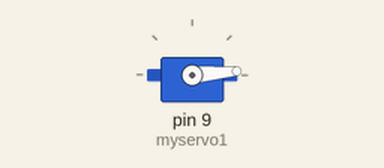
A sketch run on a simulated Arduino Uno, built with avr-gcc and run on an emulated ATmega328P. On the bench: servo.

Above: at 0.05 s.
Timing chart, 0 to 3.0 s (numbered marks = the images above):
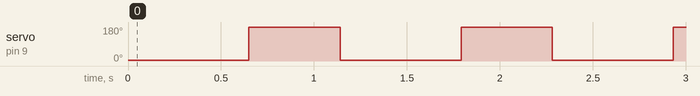

The sketch:

newservo.ino
```cpp
#include <Servo.h>
Servo myservo1;

void setup() {
  myservo1.attach(9);
}

void loop() {
  myservo1.writeMicroseconds(600);
  delay(650);
  myservo1.writeMicroseconds(2400);
  delay(490);
}
```

Measured:
- by itself, servo on pin 9 (myservo1): alternates 180° for 0.49 s and 5° for 0.65 s
